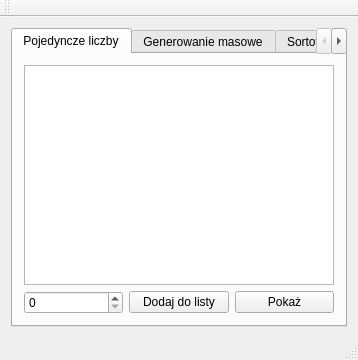
<?xml version="1.0" encoding="UTF-8"?>
<ui version="4.0">
 <class>MainWindow</class>
 <widget class="QMainWindow" name="MainWindow">
  <property name="geometry">
   <rect>
    <x>0</x>
    <y>0</y>
    <width>358</width>
    <height>360</height>
   </rect>
  </property>
  <property name="windowTitle">
   <string>MainWindow</string>
  </property>
  <widget class="QWidget" name="centralWidget">
   <layout class="QGridLayout" name="gridLayout_3">
    <item row="0" column="0">
     <widget class="QTabWidget" name="tabWidget">
      <property name="currentIndex">
       <number>0</number>
      </property>
      <property name="tabsClosable">
       <bool>false</bool>
      </property>
      <widget class="QWidget" name="tab">
       <attribute name="title">
        <string>Pojedyncze liczby</string>
       </attribute>
       <layout class="QGridLayout" name="gridLayout">
        <item row="0" column="0" colspan="2">
         <layout class="QVBoxLayout" name="verticalLayout">
          <item>
           <widget class="QListWidget" name="listWidget"/>
          </item>
          <item>
           <layout class="QHBoxLayout" name="horizontalLayout">
            <item>
             <widget class="QSpinBox" name="spinBox"/>
            </item>
            <item>
             <widget class="QPushButton" name="pushButton">
              <property name="text">
               <string>Dodaj do listy</string>
              </property>
             </widget>
            </item>
            <item>
             <widget class="QPushButton" name="pushButton_2">
              <property name="text">
               <string>Pokaż</string>
              </property>
             </widget>
            </item>
           </layout>
          </item>
         </layout>
        </item>
       </layout>
      </widget>
      <widget class="QWidget" name="tab_2">
       <attribute name="title">
        <string>Generowanie masowe</string>
       </attribute>
       <layout class="QGridLayout" name="gridLayout_2">
        <item row="1" column="0">
         <layout class="QHBoxLayout" name="horizontalLayout_3">
          <item>
           <widget class="QSpinBox" name="spinBox_2">
            <property name="maximum">
             <number>10000000</number>
            </property>
            <property name="singleStep">
             <number>10000</number>
            </property>
           </widget>
          </item>
          <item>
           <widget class="QPushButton" name="pushButton_3">
            <property name="text">
             <string>Generuj</string>
            </property>
           </widget>
          </item>
          <item>
           <widget class="QPushButton" name="pushButton_4">
            <property name="text">
             <string>Pokaż</string>
            </property>
           </widget>
          </item>
         </layout>
        </item>
        <item row="0" column="0">
         <layout class="QVBoxLayout" name="verticalLayout_3">
          <item>
           <widget class="QListWidget" name="listWidget_2"/>
          </item>
         </layout>
        </item>
       </layout>
      </widget>
      <widget class="QWidget" name="tab_3">
       <attribute name="title">
        <string>Sortowanie</string>
       </attribute>
       <layout class="QGridLayout" name="gridLayout_4">
        <item row="6" column="1">
         <widget class="QLabel" name="label_3">
          <property name="text">
           <string>Czas[ms]:</string>
          </property>
         </widget>
        </item>
        <item row="6" column="3">
         <widget class="QLineEdit" name="lineEdit">
          <property name="readOnly">
           <bool>true</bool>
          </property>
         </widget>
        </item>
        <item row="1" column="1">
         <widget class="QListWidget" name="listWidget_3"/>
        </item>
        <item row="0" column="3">
         <widget class="QLabel" name="label_2">
          <property name="text">
           <string>Lista po sortowaniu</string>
          </property>
         </widget>
        </item>
        <item row="1" column="3">
         <widget class="QListWidget" name="listWidget_4"/>
        </item>
        <item row="0" column="1">
         <widget class="QLabel" name="label">
          <property name="text">
           <string>Lista przed sortowaniem</string>
          </property>
         </widget>
        </item>
        <item row="0" column="2" rowspan="2">
         <spacer name="horizontalSpacer">
          <property name="orientation">
           <enum>Qt::Horizontal</enum>
          </property>
          <property name="sizeType">
           <enum>QSizePolicy::Fixed</enum>
          </property>
          <property name="sizeHint" stdset="0">
           <size>
            <width>20</width>
            <height>20</height>
           </size>
          </property>
         </spacer>
        </item>
        <item row="4" column="1" colspan="3">
         <layout class="QHBoxLayout" name="horizontalLayout_4">
          <property name="bottomMargin">
           <number>0</number>
          </property>
          <item>
           <widget class="QPushButton" name="pushButton_6">
            <property name="text">
             <string>qSort</string>
            </property>
           </widget>
          </item>
          <item>
           <widget class="QPushButton" name="pushButton_10">
            <property name="text">
             <string>Insertion Sort</string>
            </property>
           </widget>
          </item>
          <item>
           <widget class="QPushButton" name="pushButton_8">
            <property name="text">
             <string>Selection Sort</string>
            </property>
           </widget>
          </item>
         </layout>
        </item>
        <item row="3" column="2">
         <spacer name="verticalSpacer">
          <property name="orientation">
           <enum>Qt::Vertical</enum>
          </property>
          <property name="sizeType">
           <enum>QSizePolicy::Fixed</enum>
          </property>
          <property name="sizeHint" stdset="0">
           <size>
            <width>20</width>
            <height>10</height>
           </size>
          </property>
         </spacer>
        </item>
        <item row="2" column="1">
         <widget class="QPushButton" name="pushButton_5">
          <property name="text">
           <string>Pokaż</string>
          </property>
         </widget>
        </item>
        <item row="2" column="3">
         <widget class="QPushButton" name="pushButton_7">
          <property name="text">
           <string>Pokaż2</string>
          </property>
         </widget>
        </item>
        <item row="7" column="1">
         <widget class="QPushButton" name="pushButton_9">
          <property name="text">
           <string>Indexing</string>
          </property>
         </widget>
        </item>
       </layout>
      </widget>
     </widget>
    </item>
   </layout>
  </widget>
  <widget class="QToolBar" name="mainToolBar">
   <attribute name="toolBarArea">
    <enum>TopToolBarArea</enum>
   </attribute>
   <attribute name="toolBarBreak">
    <bool>false</bool>
   </attribute>
  </widget>
  <widget class="QStatusBar" name="statusBar"/>
 </widget>
 <layoutdefault spacing="6" margin="11"/>
 <resources/>
 <connections/>
</ui>
